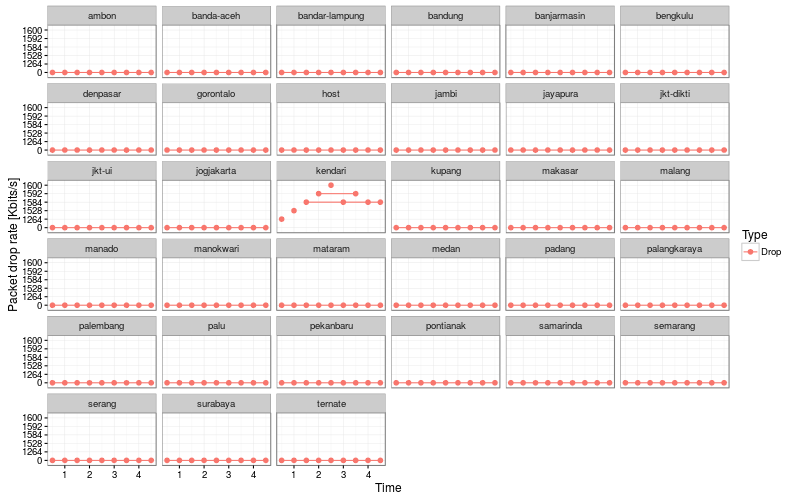

This chart was generated by the following R code:
# install.packages('ggplot2')
library(ggplot2)
# install.packages('scales')
library(scales)

# install.packages('doBy')
library(doBy)

#########################
# Rate trace processing #
#########################

data5 = read.table("/home/ardi/Desktop/Rinfix/load-balancer-500/load-balancer-l2trace-inherent-500-20s.txt", header=T)

data5$Node = factor(data5$Node)
data5$Kilobits <- data5$Kilobytes * 8
data5$Type = factor(data5$Type)
data5$Packets = factor(data5$Packets)
data5$KilobytesRaw = factor(data5$KilobytesRaw)
data5$Kilobits = factor(data5$Kilobits)
data5$PacketsRaw = factor(data5$PacketsRaw)


# graph rates on all nodes in Kilobits
g.all <- ggplot(data5, aes(x=Time, y=Kilobits, color=Type)) +
  geom_point(size=2) +
  geom_line() +
  ylab("Packet drop rate [Kbits/s]") +
  facet_wrap(~ Node) +
  theme_bw()

png("/home/ardi/Desktop/Rinfix/load-balancer-500/load-balancer-l2trace-inherent-500-20s.png", width=800, height=500)
print(g.all)
x = dev.off()
